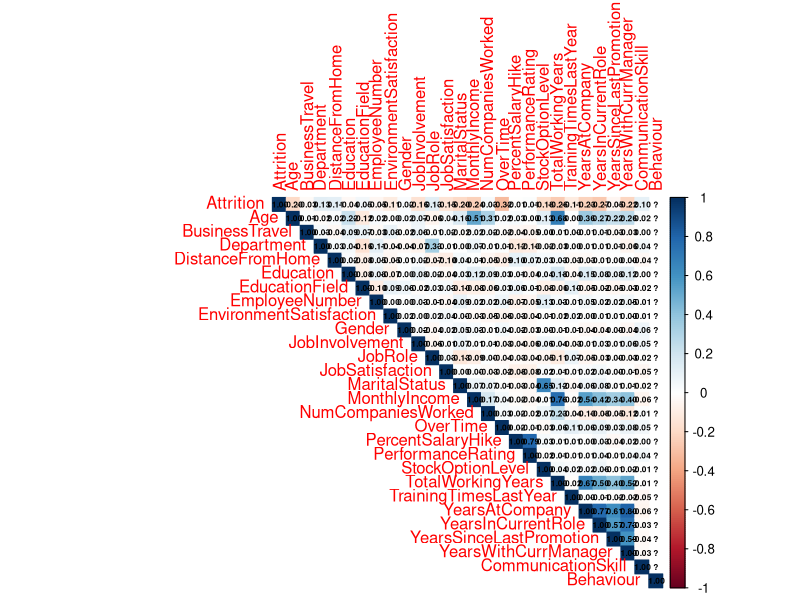
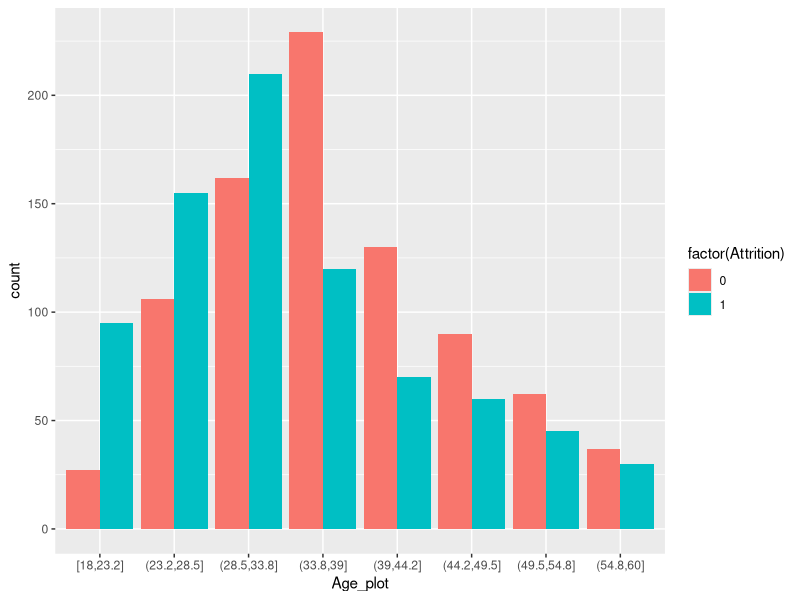
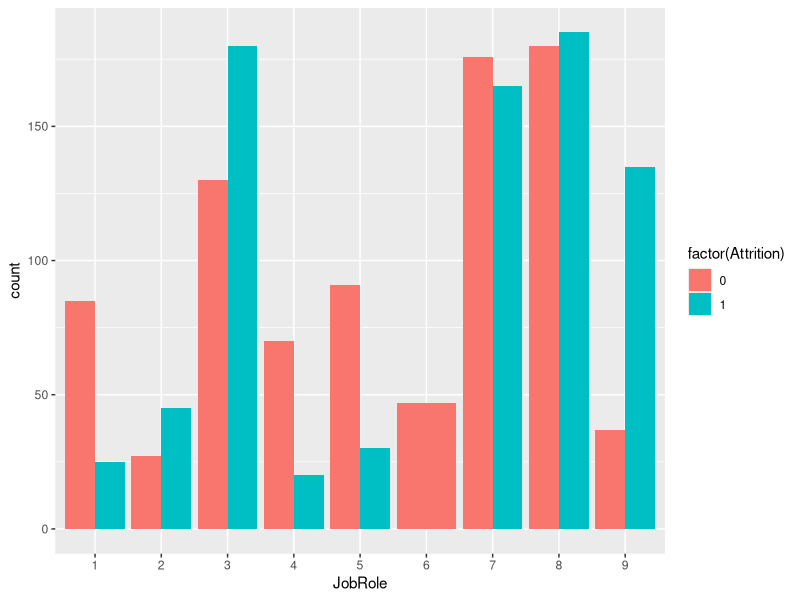
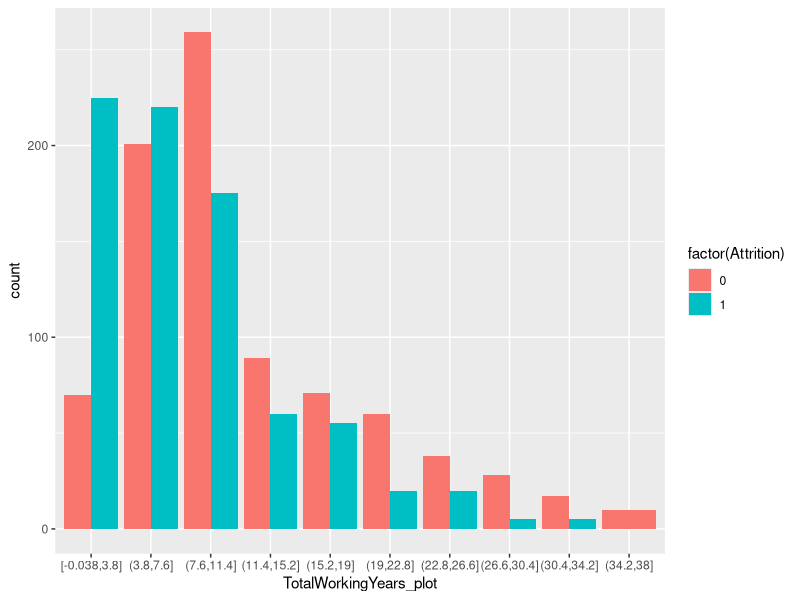
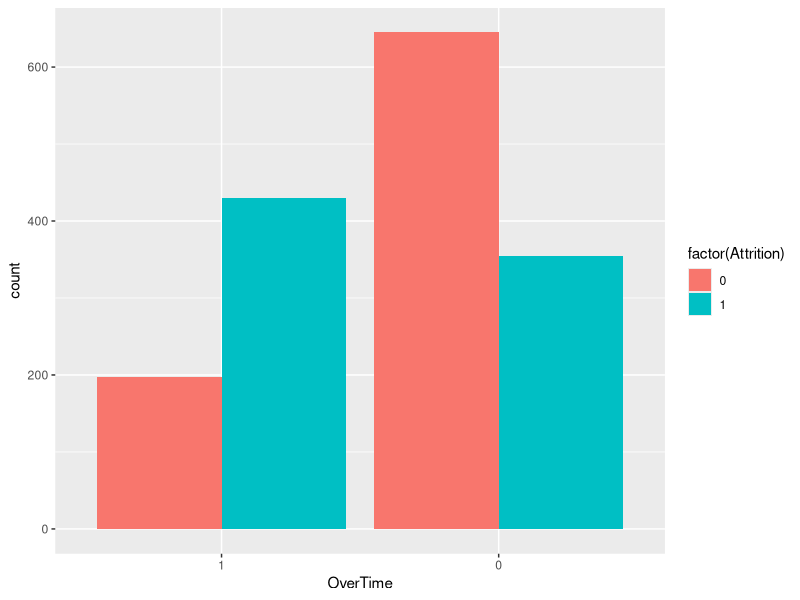

R code for these plots, in order:
getwd()
setwd("C:/Users/Raghav/Desktop/CS555 Machine Learning Project")

library(ggplot2)
library(pROC)
library(corrplot)


train_data = read.csv("train - Copy.csv")
View(train_data)

##################################################################

#Taking care of categorical variables

train_data$Gender = factor(train_data$Gender,
                           levels= c('Female','Male'),
                           labels = c(1,0))
train_data$MaritalStatus= factor(train_data$MaritalStatus,
                                 levels= c('Single','Married','Divorced'),
                                 labels = c(1,2,3))
train_data$EducationField = factor(train_data$EducationField,
                                   levels= c('Human Resources','Life Sciences','Marketing','Medical','Other','Technical Degree'),
                                   labels= c(1,2,3,4,5,6))
train_data$BusinessTravel = factor(train_data$BusinessTravel,
                                   levels=c('Non_Travel','Travel_Frequently','Travel_Rarely'),
                                   labels= c(1,2,3))
train_data$OverTime = factor (train_data$OverTime,
                              levels=c('Yes','No'),
                              labels=c(1,0))
train_data$Department= factor(train_data$Department,
                              levels= c('Research & Development','Sales','Human Resources'),
                              labels = c(1,2,3))
train_data$JobRole = factor(train_data$JobRole,
                            levels= c('Healthcare Representative','Human Resources','Laboratory Technician','Manager','Manufacturing Director','Research Director','Research Scientist','Sales Executive','Sales Representative'),labels = c(1,2,3,4,5,6,7,8,9))


View(train_data)

#Taking care of missing data in business travel
train_data$BusinessTravel[is.na(train_data$BusinessTravel)]=1

###################################################################
train_data_df = as.data.frame(sapply(train_data, as.numeric))


corr_mat <- round(cor(train_data_df),2) 
(corr_mat)

corrplot(corr_mat, method = "color", addCoef.col="black", type= "upper", number.cex=0.5)

###################################################################

# 1) Age
summary(train_data$Age)
Age_plot <- cut(train_data$Age, 8, include.lowest = TRUE)
ggplot(train_data, aes(Age_plot, ..count.., 
                       fill = factor(Attrition))) + geom_bar(position="dodge")

# 2) Job Role
table(train_data$JobRole, train_data$Attrition)
ggplot(train_data, aes(JobRole, ..count.., 
                       fill = factor(Attrition))) + geom_bar(position="dodge")

# 3) Total working years
summary(train_data$TotalWorkingYears)
TotalWorkingYears_plot <- cut(train_data$TotalWorkingYears,
                              10, include.lowest = TRUE)
ggplot(train_data, aes(TotalWorkingYears_plot, ..count.., 
                       fill = factor(Attrition))) + geom_bar(position="dodge")

# 4) Overtime
table(train_data$OverTime, train_data$Attrition)
ggplot(train_data, aes(OverTime, ..count.., 
                       fill = factor(Attrition))) + geom_bar(position="dodge")

###################################################################

X=train_data_df[,1]
Y=train_data_df[,-1]
set.seed(123)
train <- train_data_df[1:400,]
test <- train_data_df[401:501,]

#Fitting Logistic Regression to Training Set
model= glm(formula = Attrition ~.,
           family = binomial,
           data = train_data_df)


fitted.results <- predict(model,newdata=test,type='response')
fitted.results <- ifelse(fitted.results > 0.5,1,0)
misClasificError <- mean(fitted.results != test$Attrition)
print(paste('Accuracy',1-misClasificError))


cm=table(unlist(test$Attrition),unlist(fitted.results))
print(cm)
Sen=cm[1]/(cm[1] + cm[2])
Sen
Spec=cm[4]/(cm[4]+cm[3])
Spec
Pre=cm[1]/(cm[1]+cm[3])
Pre
Mis=(cm[2]+cm[3])/(cm[1]+cm[2]+cm[3]+cm[4])
Mis
Acc=(cm[1]+cm[4])/(cm[1]+cm[2]+cm[3]+cm[4])
Acc
F1Score=Pre*Sen/Pre+Sen
2*F1Score

###################################################################

summary(model)
anova(model)

auc5 <- roc(as.numeric(test$Attrition), as.numeric(fitted.results))
auc5


